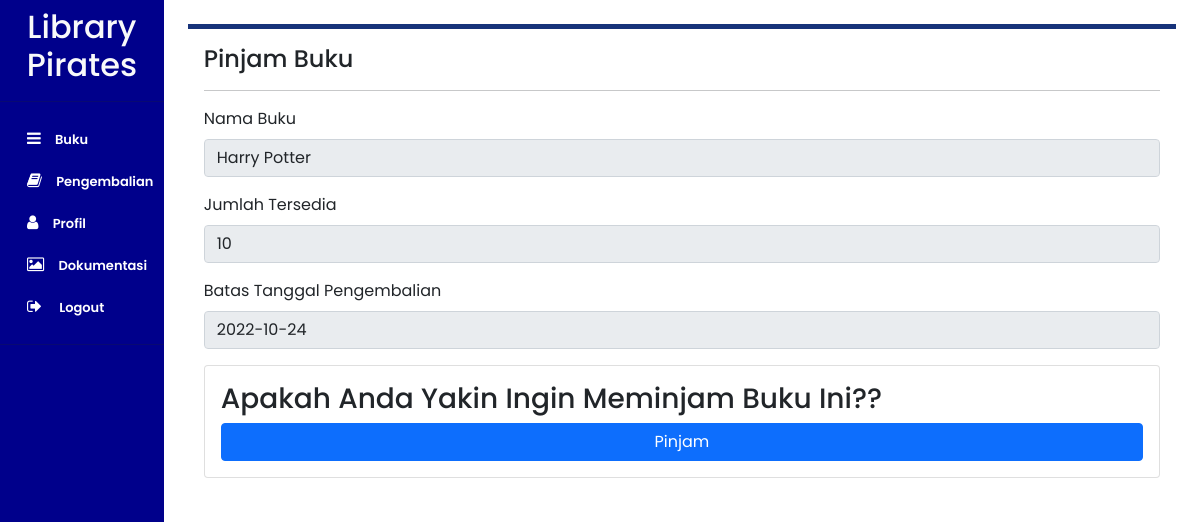
The page /page/PinjamBukuPage.php?id=6 (signed in) on the database its author committed.
### tables this page shows
CREATE TABLE `book` (
  `id` int(255) NOT NULL,
  `nama_buku` varchar(255) NOT NULL,
  `gambar` text NOT NULL,
  `status` varchar(255) NOT NULL,
  `jumlah_tersedia` int(255) NOT NULL,
  `tanggal_pinjam` date NOT NULL,
  `tanggal_pengembalian` date NOT NULL
);

### page/PinjamBukuPage.php (the view, shortened to what this page needs)
<?php
    include '../component/sidebar.php';
    $id = $_GET["id"];
    $sql = mysqli_query($con,"SELECT * FROM book WHERE id = $id");
    $data = mysqli_fetch_array($sql);
?>
    <div class="container p-3 m-4 h-100" style="background-color: #FFFFFF; border-top: 5px solid #17337A; boxshadow: 0 4px 8px 0 rgba(0, 0, 0, 0.2), 0 6px 20px 0 rgba(0, 0, 0, 0.19);" >
        <h4 >Pinjam Buku</h4>
        <hr>
        <form action="../process/pinjamBukuProcess.php" method="post">
            <div class="mb-3">
                <label for="nama_buku" class="form-label">Nama Buku</label>
                <input class="form-control" id="nama_buku" name="nama_buku" value="<?php echo $data['nama_buku'] ?>"readonly aria-describedby="emailHelp" >
            </div>
            <div class="mb-3">
                <label for="jumlah_tersedia" class="form-label">Jumlah Tersedia</label>
                <input class="form-control" id="jumlah_tersedia" name="jumlah_tersedia" value="<?php echo $data['jumlah_tersedia'] ?>"readonly aria-describedby="emailHelp" >
            </div>
            <div class="mb-3">
                <label for="tanggal_pengembalian" class="form-label">Batas Tanggal Pengembalian</label>
                <input class="form-control" id="tanggal_pengembalian" name="tanggal_pengembalian" value="<?php echo $data['tanggal_pengembalian'] ?>"readonly aria-describedby="emailHelp" >
            </div>
            <div class="card" style=" width: wrap-content;">
                <div class="card-body">
                    <h3>Apakah Anda Yakin Ingin Meminjam Buku Ini??</h3>
                    <div class="d-grid gap-2">
                        <button type="submit" class="btn btn-primary" name="pinjamBuku">Pinjam</button>
                    </div>
                </div>
            </div>
        </form>
    </div>
    </aside>
</body>
</html>

### style.css (style rules this page uses)
* { font-family: "Poppins"; }

### component/sidebar.php (style rules this page uses)
* { font-family: "Poppins"; }

### rows shown on the page
book: nama_buku "Harry Potter", jumlah_tersedia "10", tanggal_pengembalian "2022-10-24"
